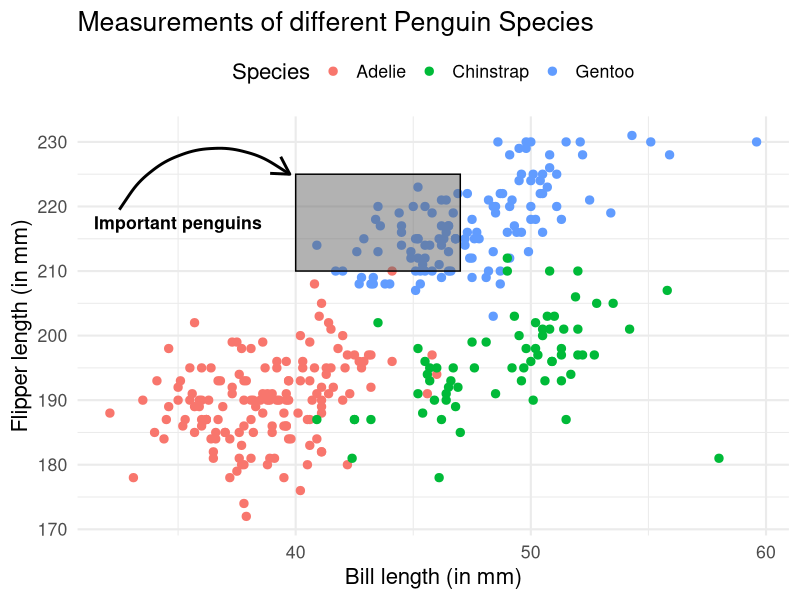
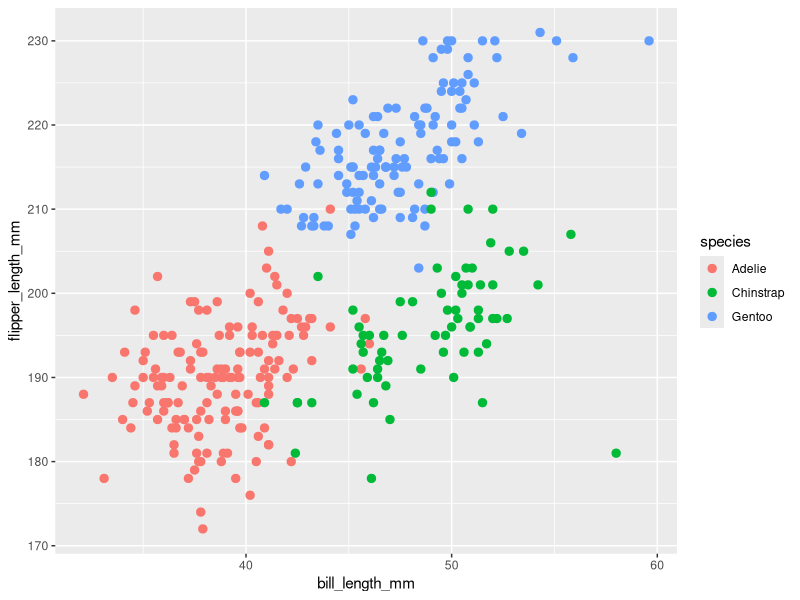
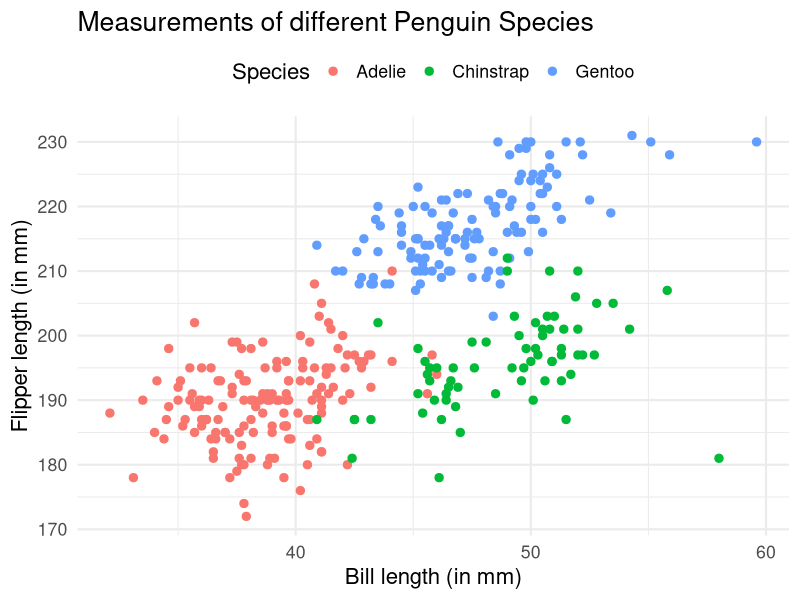
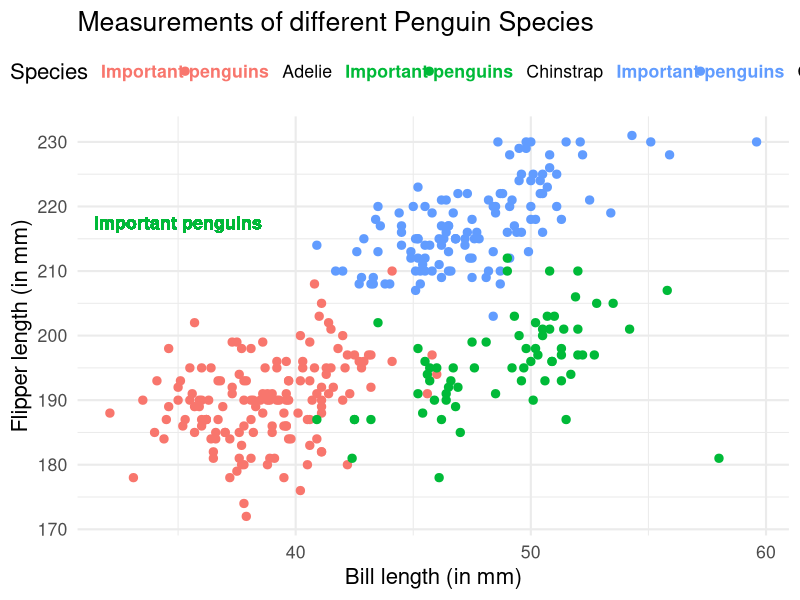
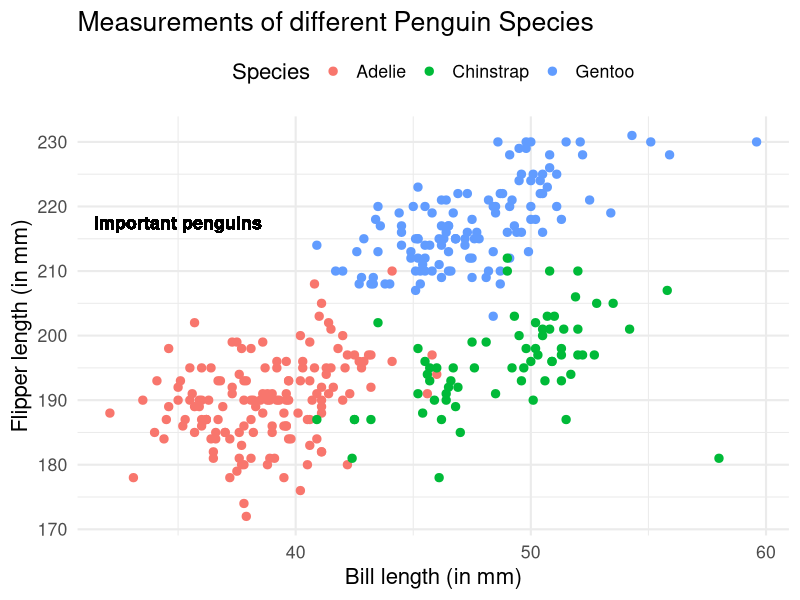
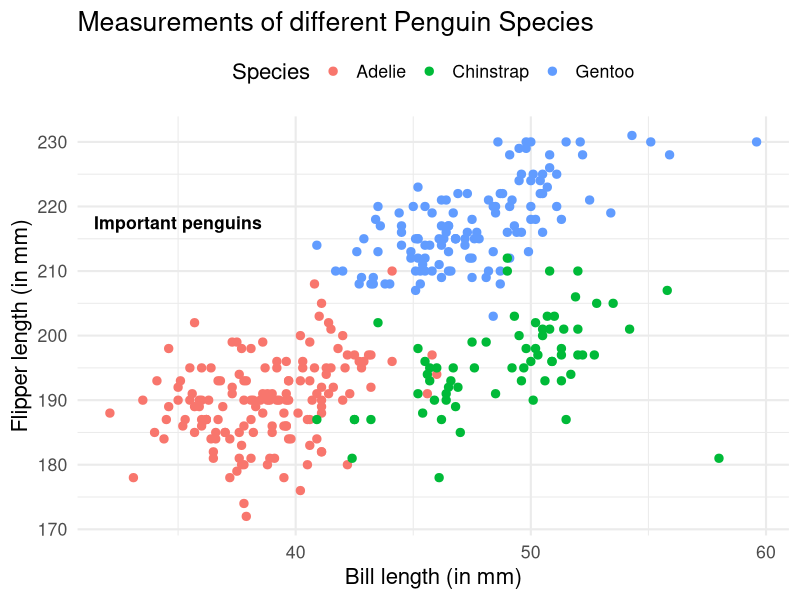
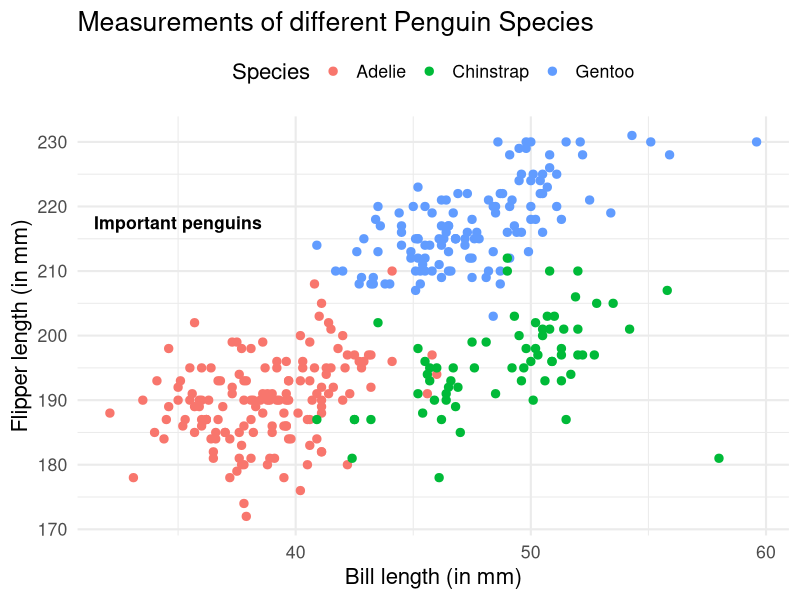
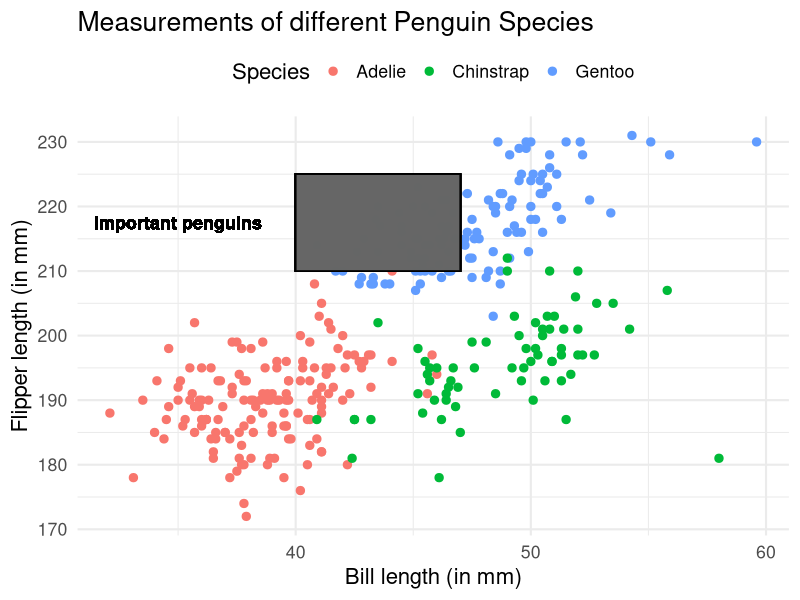

These charts were generated, in order, by the following R code:
## ---- chunk 1
#| message: false
#| warning: false
#| echo: false
library(tidyverse)

palmerpenguins::penguins |> 
  ggplot(aes(bill_length_mm, flipper_length_mm, col = species)) +
  geom_point(size = 2.5) +
  annotate(
    'rect',
    xmin = 40,
    xmax = 47,
    ymin = 210,
    ymax = 225,
    alpha = 0.5,
    fill = 'grey40',
    col = 'black'
  ) +
  annotate(
    'text',
    x = 35,
    y = 217.5,
    label = 'Important penguins',
    fontface = 'bold', 
    size = 4.5
  ) +
  annotate(
    'curve',
    x = 32.5,
    y = 219.5,
    yend = 225,
    xend = 39.75,
    curvature = -0.5,
    linewidth = 1, 
    arrow = arrow(length = unit(0.5, 'cm'))
  ) +
  labs(
    x = 'Bill length (in mm)',
    y = 'Flipper length (in mm)',
    col = 'Species',
    title = 'Measurements of different Penguin Species'
  ) +
  theme_minimal(base_size = 16) +
  theme(legend.position = 'top')
## ---- chunk 2
#| warning: false
palmerpenguins::penguins |> 
  ggplot(aes(bill_length_mm, flipper_length_mm, col = species)) +
  geom_point(size = 2.5) 
## ---- chunk 3
#| warning: false
scatterplot <- palmerpenguins::penguins |> 
  ggplot(aes(bill_length_mm, flipper_length_mm, col = species)) +
  geom_point(size = 2.5)+
  labs(
    x = 'Bill length (in mm)',
    y = 'Flipper length (in mm)',
    col = 'Species',
    title = 'Measurements of different Penguin Species'
  ) +
  theme_minimal(base_size = 16) +
  theme(legend.position = 'top')
scatterplot
## ---- chunk 4
#| warning: false
scatterplot +
  geom_text(
    x = 35,
    y = 217.5,
    label = 'Important penguins',
    fontface = 'bold', # makes text bold
    size = 4.5 # font size
  )
## ---- chunk 5
#| warning: false
scatterplot +
  geom_text(
    x = 35,
    y = 217.5,
    label = 'Important penguins',
    fontface = 'bold', # makes text bold
    size = 4.5, # font size
    show.legend = FALSE,
    color = 'black'
  )
## ---- chunk 6
#| warning: false
#| output: false

scatterplot +
  annotate(
    'text',
    x = 35,
    y = 217.5,
    label = 'Important penguins',
    fontface = 'bold', 
    size = 4.5
  )
## ---- chunk 7
#| warning: false
#| echo: false
scatterplot +
  annotate(
    'text',
    x = 35,
    y = 217.5,
    label = 'Important penguins',
    fontface = 'bold', 
    size = 4.5
  )
## ---- chunk 8
#| warning: false
scatterplot +
  geom_text(
    x = 35,
    y = 217.5,
    label = 'Important penguins',
    fontface = 'bold', # makes text bold
    size = 4.5, # font size
    show.legend = FALSE,
    color = 'black'
  ) +
  geom_rect(
    xmin = 40,
    xmax = 47,
    ymin = 210,
    ymax = 225,
    alpha = 0.5,
    fill = 'grey40',
    col = 'black'
  )
## ---- chunk 9
#| warning: false
scatterplot +
  geom_text(
    x = 35,
    y = 217.5,
    label = 'Important penguins',
    fontface = 'bold', # makes text bold
    size = 4.5, # font size
    show.legend = FALSE,
    color = 'black'
  ) +
  geom_rect(
    xmin = 40,
    xmax = 47,
    ymin = 210,
    ymax = 225,
    alpha = 0.1,
    fill = 'grey40',
    col = 'black'
  )
## ---- chunk 10
#| warning: false
scatterplot +
  annotate(
    'text',
    x = 35,
    y = 217.5,
    label = 'Important penguins',
    fontface = 'bold', 
    size = 4.5
  ) +
  annotate(
    'rect',
    xmin = 40,
    xmax = 47,
    ymin = 210,
    ymax = 225,
    alpha = 0.5, # This was put back to 0.5
    fill = 'grey40',
    col = 'black'
  )
## ---- chunk 11
#| warning: false
scatterplot +
  annotate(
    'text',
    x = 35,
    y = 217.5,
    label = 'Important penguins',
    fontface = 'bold', 
    size = 4.5
  ) +
  annotate(
    'rect',
    xmin = 40,
    xmax = 47,
    ymin = 210,
    ymax = 225,
    alpha = 0.5, 
    fill = 'grey40',
    col = 'black'
  ) +
  annotate(
    'curve',
    x = 32.5, # Play around with the coordinates until you're satisfied
    y = 219.5,
    yend = 225,
    xend = 39.75,
    linewidth = 1
  )
## ---- chunk 12
#| warning: false
scatterplot +
  annotate(
    'text',
    x = 35,
    y = 217.5,
    label = 'Important penguins',
    fontface = 'bold', 
    size = 4.5
  ) +
  annotate(
    'rect',
    xmin = 40,
    xmax = 47,
    ymin = 210,
    ymax = 225,
    alpha = 0.5, 
    fill = 'grey40',
    col = 'black'
  ) +
  annotate(
    'curve',
    x = 32.5, # Play around with the coordinates until you're satisfied
    y = 219.5,
    yend = 225,
    xend = 39.75,
    linewidth = 1,
    curvature = -0.5,
    arrow = arrow(length = unit(0.5, 'cm'))
  )

